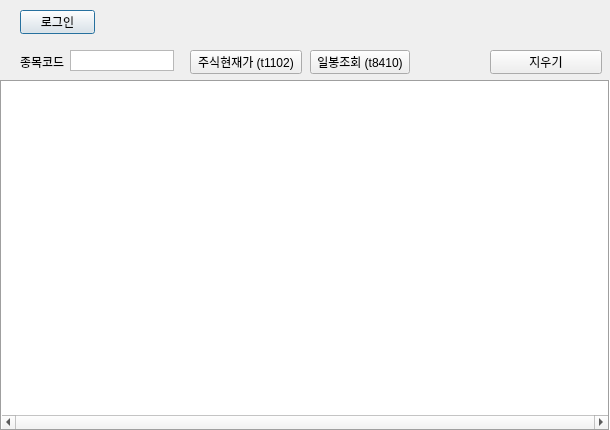
<?xml version="1.0" encoding="UTF-8"?>
<ui version="4.0">
 <class>Dialog</class>
 <widget class="QDialog" name="Dialog">
  <property name="geometry">
   <rect>
    <x>0</x>
    <y>0</y>
    <width>610</width>
    <height>430</height>
   </rect>
  </property>
  <property name="sizePolicy">
   <sizepolicy hsizetype="Preferred" vsizetype="Preferred">
    <horstretch>0</horstretch>
    <verstretch>0</verstretch>
   </sizepolicy>
  </property>
  <property name="windowTitle">
   <string>31. qt-주식정보조회</string>
  </property>
  <widget class="QPushButton" name="btn_login">
   <property name="geometry">
    <rect>
     <x>20</x>
     <y>10</y>
     <width>75</width>
     <height>24</height>
    </rect>
   </property>
   <property name="text">
    <string>로그인</string>
   </property>
  </widget>
  <widget class="QPushButton" name="btn_reqInfo">
   <property name="geometry">
    <rect>
     <x>190</x>
     <y>50</y>
     <width>112</width>
     <height>24</height>
    </rect>
   </property>
   <property name="text">
    <string>주식현재가 (t1102)</string>
   </property>
  </widget>
  <widget class="QPushButton" name="btn_chart">
   <property name="geometry">
    <rect>
     <x>310</x>
     <y>50</y>
     <width>100</width>
     <height>24</height>
    </rect>
   </property>
   <property name="text">
    <string>일봉조회 (t8410)</string>
   </property>
  </widget>
  <widget class="QLabel" name="label">
   <property name="geometry">
    <rect>
     <x>20</x>
     <y>54</y>
     <width>48</width>
     <height>16</height>
    </rect>
   </property>
   <property name="text">
    <string>종목코드</string>
   </property>
  </widget>
  <widget class="QPlainTextEdit" name="text_itemcode">
   <property name="geometry">
    <rect>
     <x>70</x>
     <y>50</y>
     <width>104</width>
     <height>21</height>
    </rect>
   </property>
   <property name="verticalScrollBarPolicy">
    <enum>Qt::ScrollBarAlwaysOff</enum>
   </property>
   <property name="plainText">
    <string/>
   </property>
  </widget>
  <widget class="QPlainTextEdit" name="text_result">
   <property name="geometry">
    <rect>
     <x>0</x>
     <y>80</y>
     <width>610</width>
     <height>351</height>
    </rect>
   </property>
   <property name="frameShape">
    <enum>QFrame::Box</enum>
   </property>
   <property name="horizontalScrollBarPolicy">
    <enum>Qt::ScrollBarAlwaysOn</enum>
   </property>
   <property name="undoRedoEnabled">
    <bool>false</bool>
   </property>
   <property name="lineWrapMode">
    <enum>QPlainTextEdit::NoWrap</enum>
   </property>
   <property name="readOnly">
    <bool>true</bool>
   </property>
  </widget>
  <widget class="QPushButton" name="btn_clear">
   <property name="geometry">
    <rect>
     <x>490</x>
     <y>50</y>
     <width>112</width>
     <height>24</height>
    </rect>
   </property>
   <property name="text">
    <string>지우기</string>
   </property>
  </widget>
 </widget>
 <resources/>
 <connections/>
</ui>
